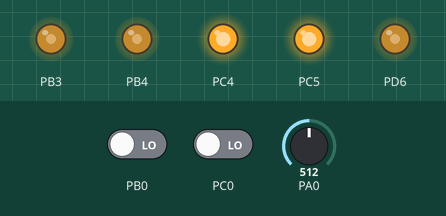
Bench run of a program on a simulated ATmega644P, built with avr-gcc and emulated at 14.7456 MHz. On the bench: output pins drawn as LEDs (lit = HIGH). Inputs (shaded band) come from the test bench; at power-on: PA0 = 512, PB0 LOW, PC0 LOW. What the program prints to the serial monitor is not drawn.

Above: at 0.1 s.
Timing chart, 0 to 1.6 s (numbered marks = the images above):
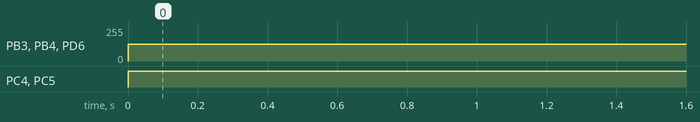

Measured:
- by itself, PB3, PB4, PD6: 0/255 → 127/255 at 0.00 s
- by itself, PC4, PC5: LOW → HIGH at 0.00 s

The program:

Robot.c
```c
/*
 * DesignLab3.c
 *
 * Created: 6/5/2018 5:13:46 PM
 * Author : Shamus
 */

#define F_CPU	14745600UL
//#define DEBUG_CONTROL	0


#include <stdio.h>
#include <avr/io.h>
#include <avr/interrupt.h>
#include <util/delay.h>
#include <avr/pgmspace.h>

#include "uart.h"
#include "squarewave.h"
#include "metaldetector.h"

#define FORWARDS	1
#define BACKWARDS	0

#define RIGHT		0
#define LEFT		1
#define RIGHT_LEFT	2

#define FORSPEED	75.
#define BACKSPEED	25.
#define BREAK		50.

#define METAL_DUTY		50.
#define METAL_OUTPUT	1		// PD6 , OC2B
#define UNTIL_METAL		-1
#define UNTIL_NO_METAL	-2

#define DT_MS	250
#define DT		0.250

#define KP		4
#define KI		8
#define KD		0

volatile int right = 0;
volatile int left = 0;
volatile int right_total = 0;
volatile int left_total = 0;
static float no_metal;
static float metal_level;

//pin change interrupt, (LEFT WHEEL PB0)
ISR(PCINT1_vect) //this corresponds to PORTB Pin 0
{
	left++;
	left_total++;
}

//pin change interrupt, (RIGHT WHEEL PC0)
ISR(PCINT2_vect) //this corresponds to PORTC Pin 0
{
	right++;
	right_total++;
}

void PIDcontrol(uint16_t direction)
{
	int error;
	static int prev_err;
	static float integral;
	float derivative;
	static int total_err;

	left = 0;
	right = 0;
	_delay_ms(DT_MS);

	error		=	left - right; 						// +ve error, speed right up, -ve error slow right down
	integral	+=	error * DT;
	derivative	=	(error - prev_err)/DT;

	total_err += error;
//	OCR0A += KP * total_err;
	if(direction == FORWARDS) {
		OCR0B += KP * error + KI * integral + KD * derivative;
	}
	else if(direction == BACKWARDS) {
		OCR0B -= KP * error + KI * integral + KD * derivative;
	} // else do nothing invalid parameter
	prev_err = error;

	#ifdef DEBUG_CONTROL
	printf("error\ttot_err\tprop\tinteg\tleft_t\tright_t\n");
	printf("%d\t%d\t%d\t%7.3f\t%d\t%d\n",error,total_err,KP*error,KI*integral,left,right); //reset Left and Right wheel ticks
	#endif
}

void drive(int dist, uint16_t direction)
{
	left_total = 0;
	right_total = 0;
//	wait until the required distance has been traveled
	PORTC &= ~( (1 << PC4) | (1 << PC5) );
	if(direction == FORWARDS) {
		squareWaveGen(TIMER0,2,FORSPEED);
	}
	else if(direction == BACKWARDS) { //Backwards
		squareWaveGen(TIMER0,2,BACKSPEED);
	}

	if(dist == UNTIL_METAL) {
	//	Drive until we detect metal
		while(read_adc(PA0) > metal_level) {
			PIDcontrol(direction);
		}
	}
	else if(dist == UNTIL_NO_METAL) {
		while(read_adc(PA0) < metal_level) {
			PIDcontrol(direction);
		}
	}
	else {
		while(left_total <= dist) {
			PIDcontrol(direction);
		}
	}
//	Break
	PORTC |= (1<<PC4) | (1<<PC5);
	squareWaveGen(TIMER0,2,BREAK);
}

void turn(uint16_t degrees, uint16_t direction)
{
	left_total = 0;
	right_total = 0;
	PORTC &= ~( (1 << PC4) | (1 << PC5) );
	while(left_total <= degrees)
	{
		switch(direction)
		{
			case LEFT:
				squareWaveGen(TIMER0,LEFT,FORSPEED);
				squareWaveGen(TIMER0,RIGHT,BACKSPEED);
				break;
			case RIGHT:
				squareWaveGen(TIMER0,RIGHT,FORSPEED);
				squareWaveGen(TIMER0,LEFT,BACKSPEED);
				break;
		}
	}
	PORTC |= (1<<PC4) | (1<<PC5);
	squareWaveGen(TIMER0,2,BREAK);
}

int main(void)
{
	DDRB &= (0<<PB0);				// PB0 is left sensor input
	DDRC &= (0<<PC0);				// PC0 is right sensor input
	DDRC |= (1<<PC4) | (1<<PC5);

	PORTC |= (1<<PC4) | (1<<PC5);
	squareWaveGen(TIMER0,2,BREAK);	// Start motors off

//	this is setting up PB0 and PC0 as the input interrupts for the sensors
	PCICR	=	(1<<PCIE1) | (1<<PCIE2);
	PCMSK1	=	(1<<PCINT8); 				//this corresponds to PORTB pin 0
	PCMSK2	=	(1<<PCINT16);				//this correspondsto PORTC pin 0
	sei();
	init_uart();
	init_adc();

	squareWaveGen(TIMER2,METAL_OUTPUT,METAL_DUTY);
	TCCR2B = (1<<CS20);	// 57.6 kHz

	_delay_ms(3000);

	no_metal = read_adc(PA0);
	metal_level = 3 * no_metal / 4;
//	printf_P(PSTR("%7.3f\t%7.3f\n"),no_metal,metal_level);

//	drive(32,BACKWARDS);
//	_delay_ms(100);

	#ifndef DEBUG_ADC
	drive(UNTIL_METAL,FORWARDS);
	_delay_ms(1000);
	turn(6,RIGHT);
	_delay_ms(1000);
	drive(UNTIL_NO_METAL,FORWARDS);
	_delay_ms(1000);
	turn(6,RIGHT);
	_delay_ms(1000);
	drive(32,FORWARDS);
	#endif

	while(1) {
		#ifdef DEBUG_ADC
		read_adc(PA0);
		#endif
		_delay_ms(1000);
	}
}
```

metaldetector.c
```c
/*
 * metaldetector.c
 *
 * Created: 7/2/2018 2:03:44 PM
 *  Author: Shamus
 */

#include <avr/io.h>
#include <stdio.h>
#include <avr/pgmspace.h>
#include "metaldetector.h"
#include "uart.h"

#define ADC_VALUE(x)	( (x)/1024. * 5)

void init_adc(void)
{
	ADMUX = (1<<REFS0);
//	Enable ADC0, Prescale 128
	ADCSRA = (1<<ADEN) | (1<<ADPS2) | (1<<ADPS1) | (1<<ADPS0);
}

float read_adc(uint8_t channel)
{
	float adc_val;
// Keep channel between 0-7
	channel &= 0x07;
	ADMUX = (ADMUX & 0xF8) | channel;
	ADCSRA |= (1<<ADSC);

	while(ADCSRA & (1<<ADSC));

	adc_val = ADC_VALUE(ADC);

	#ifdef DEBUG_ADC
	printf_P(PSTR("%d\t= %7.3f\n"), ADC, adc_val);
	#endif

	return adc_val;
}
```

metaldetector.h
```c
/*
 * metaldetector.h
 *
 * Created: 7/2/2018 2:03:31 PM
 *  Author: Shamus
 */


#ifndef METALDETECTOR_H_
#define METALDETECTOR_H_

#include <avr/io.h>

#define DEBUG_ADC	0

void init_adc(void);
float read_adc(uint8_t);

#endif /* METALDETECTOR_H_ */
```

squarewave.c
```c
/*
 * squarewave.c
 *
 * Created: 7/2/2018 1:46:45 PM
 *  Author: Shamus
 */

#include "squarewave.h"

#include <stdio.h>

void squareWaveGen(char timer, char timerPort, float dutyCycle)
{
	float dutyFraction;

	switch(timer)
	{ // this is a case switch for which timer is being used to generate the square wave
		case TIMER0 :
			dutyFraction = dutyCycle/100 * 255; // hash define this 255
			TCCR0A |= (1<<WGM00) | (1<<WGM01); // sets fast PWM mode
			TCCR0B |= (1<<CS01) ; // sets a pre-scale of 8
			if(timerPort == 0) {
				OCR0A = (uint16_t)dutyFraction; // sets appropriate duty cycle
				TCCR0A |= (1<<COM0A1); // sets port A
				DDRB |= (1<<PB3);  // setting pins to output
			}
			else if (timerPort == 1) {
				TCCR0A |= (1<<COM0B1); // sets port B
				OCR0B = (uint16_t)dutyFraction; // sets appropriate duty cycle
				DDRB |= (1<<PB4);  // setting pins to output
			} else {
				OCR0A = (uint16_t)dutyFraction; // sets appropriate duty cycle
				OCR0B = (uint16_t)dutyFraction; // sets appropriate duty cycle
				DDRB |= (1<<PB3) | (1<<PB4);  // setting pins to output
				TCCR0A |= (1<<COM0A1) | (1<<COM0B1); // sets both ports
			}
			break;
		case TIMER1 :
			dutyFraction = dutyCycle/100. * 65536; // hash define this 65000
			ICR1L = 0xFF;
			ICR1H = 0xFF;
			TCCR1A |= (0<<WGM10) | (1<<WGM11); // sets fast PWM mode
			TCCR1B |= (1<<CS11) | (1<<WGM12) | (1<<WGM13) ; // sets a pre-scale of 8
			if(timerPort == 0){
				//OCR1AL = (uint16_t)dutyFraction; // sets appropriate duty cycle
				//OCR1AH = (uint16_t)dutyFraction>>8;
				OCR1AL = 0x00;
				OCR1AH = 0x40;
				TCCR1A |= (1<<COM1A1); // sets port A
				DDRD |= (1<<PD5); // setting pins to output
			}
			else if(timerPort == 1){
				OCR1BL = (uint16_t)dutyFraction; // sets appropriate duty cycle
				OCR1BH = (uint16_t)dutyFraction>>8;
				TCCR1A |= (1<<COM1B1);// sets port B
				DDRD |= (1<<PD4); // setting pins to output
			}
			else{
				OCR0A = (uint16_t)dutyFraction; // sets appropriate duty cycle
				OCR0B = (uint16_t)dutyFraction; // sets appropriate duty cycle
				TCCR1A |= (1<<COM1A1) | (1<<COM1B1); // sets both ports
				DDRD |= (1<<PD5) | (1<<PD4); // setting pins to output
			}
			break;
		case TIMER2 :
			dutyFraction = dutyCycle/100 * 255;
			TCCR2A = (1<<WGM20) | (1<<WGM21);		// sets fast PWM mode
			TCCR2B = (1<<CS21) ;					// sets a pre-scale of 8
			if(timerPort == 0) {
				OCR2A = (uint16_t)dutyFraction;
				TCCR2A |= (1<<COM2A1); // sets port A
				DDRD |= (1<<PD7); // setting pins to output
			}
			else if(timerPort == 1) {
				TCCR2A |= (1<<COM2B1);				// sets port B
				OCR2B = (uint16_t)dutyFraction;
				DDRD |= (1<<PD6);					// setting pins to output
			}
			else{
				OCR2A = (uint16_t)dutyFraction;
				OCR2B = (uint16_t)dutyFraction;
				TCCR2A |= (1<<COM2A1) | (1<<COM2B1);	// sets both ports
				DDRD |= (1<<PD7) | (1<<PD6);			// setting pins to output
			}
			break;
		default: // let them know they screwed up
			break;
	}
}
```

squarewave.h
```c
/*
 * squarewave.h
 *
 * Created: 7/2/2018 1:48:07 PM
 *  Author: Shamus
 */


#ifndef SQUAREWAVE_H_
#define SQUAREWAVE_H_

#include <avr/io.h>

#define TIMER0 0
#define TIMER1 1
#define TIMER2 2

void squareWaveGen(char,char,float);

#endif /* SQUAREWAVE_H_ */
```

uart.c
```c
#include "uart.h"
#include <avr/io.h>
#include <stdio.h>

#define BAUDRATE	(uint16_t)((F_CPU/16UL/BAUD)-1)	// Baud eqn from datasheet

// Allows std streams for I/O
FILE mystdout = FDEV_SETUP_STREAM(uart_putchar,NULL,_FDEV_SETUP_WRITE);
FILE mystdin = FDEV_SETUP_STREAM(NULL,uart_getchar,_FDEV_SETUP_READ);

int uart_putchar(char c, FILE *stream)
{
	loop_until_bit_is_set(UCSR0A,UDRE0);
	UDR0 = c;
	return 0;
}

int uart_getchar(FILE *stream)
{
	loop_until_bit_is_set(UCSR0A,RXC0);
	return UDR0;
}

void init_uart()
{
	UCSR0B |= (1<<RXEN0)|(1<<TXEN0);
	UCSR0C |= (1<<UCSZ01) | (1<<UCSZ00);	// 8 bit data frame

	UBRR0H = (unsigned char)(BAUDRATE>>8);	// Set baud
	UBRR0L = (unsigned char)(BAUDRATE);

	stdout = &mystdout;
	stdin = &mystdin;

	printf("Atmega644p UART Connection Established...\n\n");
}
```

uart.h
```c
// UART.h
#ifndef UART_H
#define UART_H

#include <stdio.h>

#define F_CPU		14745600UL
#define BAUD		115200UL					// desired baud

int uart_putchar(char c,FILE *stream);
int uart_getchar(FILE *stream);
void init_uart(void);

#endif
```
